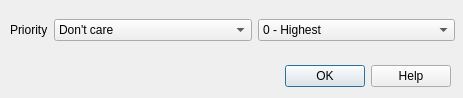
<?xml version="1.0" encoding="UTF-8"?>
<ui version="4.0">
 <class>CDlgSelectPriority</class>
 <widget class="QDialog" name="CDlgSelectPriority">
  <property name="geometry">
   <rect>
    <x>0</x>
    <y>0</y>
    <width>463</width>
    <height>98</height>
   </rect>
  </property>
  <property name="windowTitle">
   <string>Select priority</string>
  </property>
  <widget class="QDialogButtonBox" name="buttonBox">
   <property name="geometry">
    <rect>
     <x>10</x>
     <y>60</y>
     <width>441</width>
     <height>32</height>
    </rect>
   </property>
   <property name="orientation">
    <enum>Qt::Horizontal</enum>
   </property>
   <property name="standardButtons">
    <set>QDialogButtonBox::Help|QDialogButtonBox::Ok</set>
   </property>
  </widget>
  <widget class="QWidget" name="gridLayoutWidget">
   <property name="geometry">
    <rect>
     <x>10</x>
     <y>10</y>
     <width>445</width>
     <height>41</height>
    </rect>
   </property>
   <layout class="QGridLayout" name="gridLayout">
    <item row="0" column="1">
     <widget class="QComboBox" name="comboComparePriority">
      <item>
       <property name="text">
        <string>Don't care</string>
       </property>
      </item>
      <item>
       <property name="text">
        <string>Equal to</string>
       </property>
      </item>
      <item>
       <property name="text">
        <string>Not qual to</string>
       </property>
      </item>
      <item>
       <property name="text">
        <string>Greater than</string>
       </property>
      </item>
      <item>
       <property name="text">
        <string>Greater than or equal to</string>
       </property>
      </item>
      <item>
       <property name="text">
        <string>Less than</string>
       </property>
      </item>
      <item>
       <property name="text">
        <string>Less than or equal to</string>
       </property>
      </item>
     </widget>
    </item>
    <item row="0" column="0">
     <widget class="QLabel" name="label">
      <property name="sizePolicy">
       <sizepolicy hsizetype="Fixed" vsizetype="Preferred">
        <horstretch>0</horstretch>
        <verstretch>0</verstretch>
       </sizepolicy>
      </property>
      <property name="text">
       <string>Priority</string>
      </property>
      <property name="buddy">
       <cstring>comboComparePriority</cstring>
      </property>
     </widget>
    </item>
    <item row="0" column="2">
     <widget class="QComboBox" name="comboPriority">
      <item>
       <property name="text">
        <string>0 - Highest</string>
       </property>
      </item>
      <item>
       <property name="text">
        <string>1 - High</string>
       </property>
      </item>
      <item>
       <property name="text">
        <string>2 - High</string>
       </property>
      </item>
      <item>
       <property name="text">
        <string>3 - Normal</string>
       </property>
      </item>
      <item>
       <property name="text">
        <string>4 - Normal</string>
       </property>
      </item>
      <item>
       <property name="text">
        <string>5 - Low</string>
       </property>
      </item>
      <item>
       <property name="text">
        <string>6 - Low</string>
       </property>
      </item>
      <item>
       <property name="text">
        <string>7 - Lowest</string>
       </property>
      </item>
     </widget>
    </item>
   </layout>
  </widget>
 </widget>
 <resources/>
 <connections>
  <connection>
   <sender>buttonBox</sender>
   <signal>accepted()</signal>
   <receiver>CDlgSelectPriority</receiver>
   <slot>accept()</slot>
   <hints>
    <hint type="sourcelabel">
     <x>248</x>
     <y>254</y>
    </hint>
    <hint type="destinationlabel">
     <x>157</x>
     <y>274</y>
    </hint>
   </hints>
  </connection>
  <connection>
   <sender>buttonBox</sender>
   <signal>rejected()</signal>
   <receiver>CDlgSelectPriority</receiver>
   <slot>reject()</slot>
   <hints>
    <hint type="sourcelabel">
     <x>316</x>
     <y>260</y>
    </hint>
    <hint type="destinationlabel">
     <x>286</x>
     <y>274</y>
    </hint>
   </hints>
  </connection>
 </connections>
</ui>
